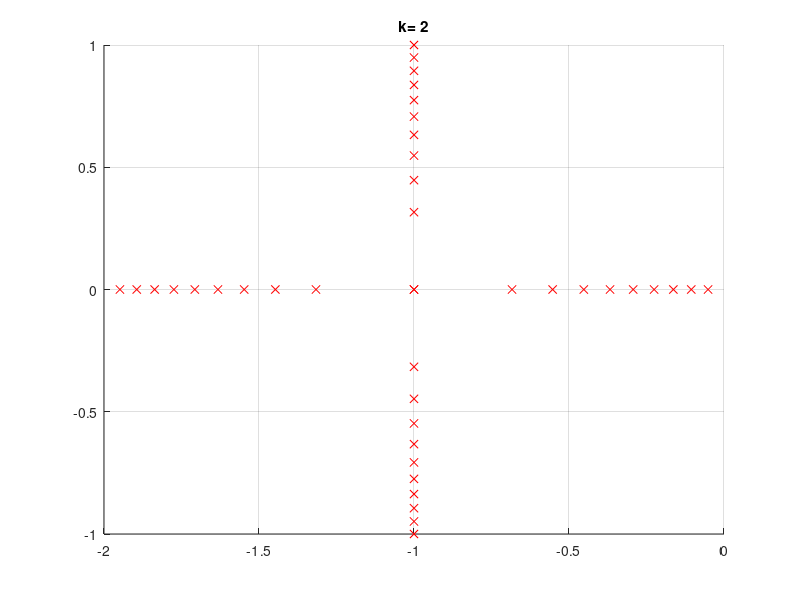
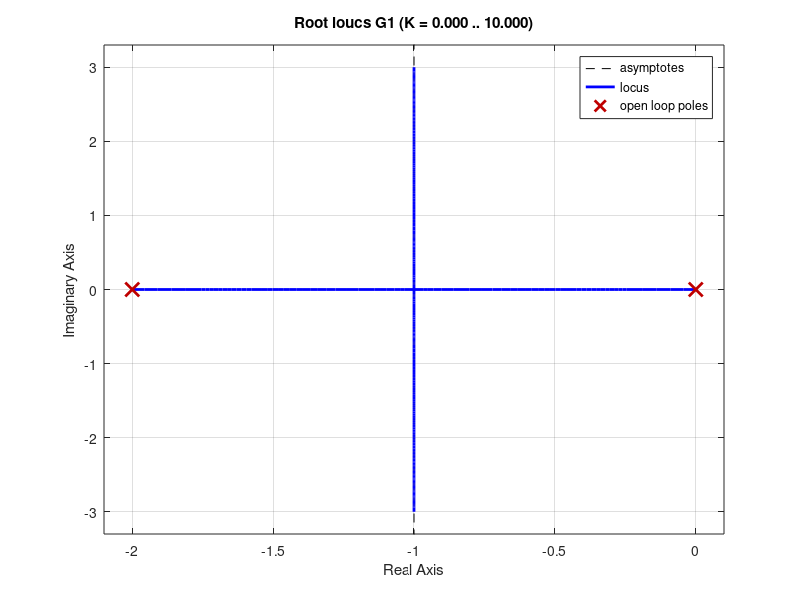
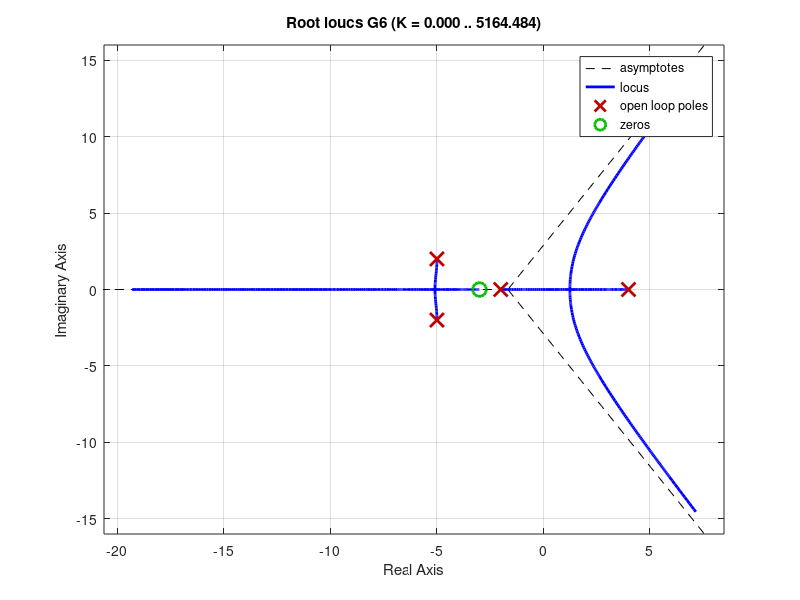
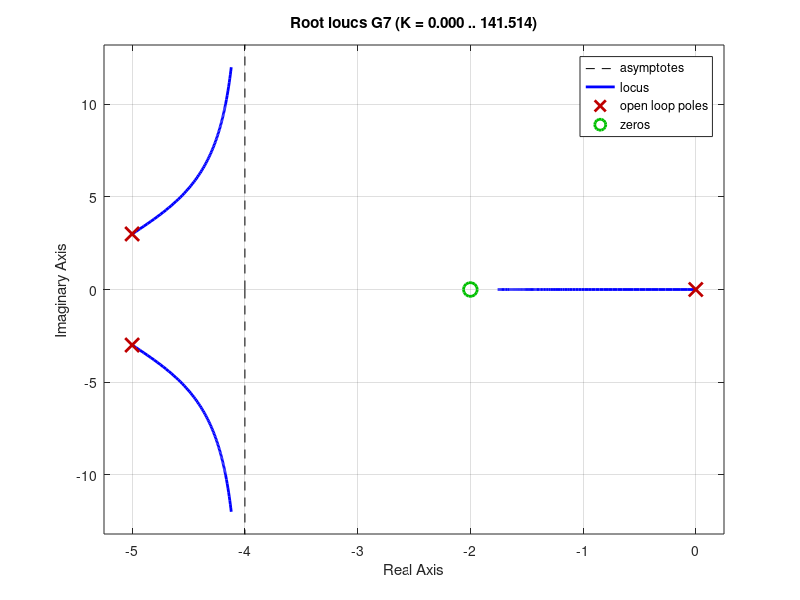

Write the MATLAB code that produced these figures, in order.
figure
hold on
%pause(3)
for k=0.1:0.1:2
    Delta = [1 2 k];
    poles = roots(Delta);
    
    plot(real(poles), imag(poles),'rx');
    title(['k= ',num2str(k)])
    axis([-2 0 -1 1])
    grid on
   % pause(0.5)
    
end


G1_num = [1];
G1_den = [1 2 0];

G1 = tf(G1_num,G1_den)

figure
rlocus(G1)

%Example
G6_num = [1 3];
G6_den = [1 8 1 -138 -232];
%roots(G6_den);
G6 = tf(G6_num,G6_den)

figure 
rlocus(G6)

%Example 
%use zpk to create the object

z7 = [-2];
p7 = [0 -5-3*i -5+3*i];
k7 = 1;

G7 = zpk(z7,p7,k7);

figure 
rlocus(G7)





